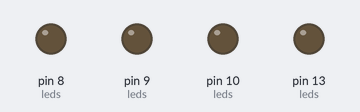
This sketch was run on a simulated Arduino Uno, built with avr-gcc and run on an emulated ATmega328P. Shown: output pins drawn as LEDs (lit = HIGH).

Above: at 0.12 s.
At 1.42 s:
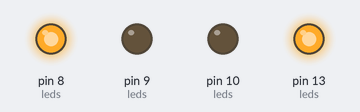
At 2.2 s:
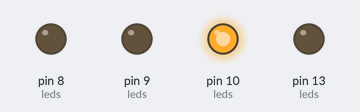
At 2.97 s:
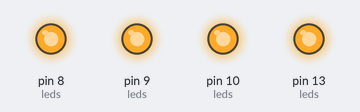
At 4.53 s:
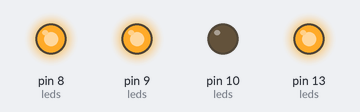
At 6.08 s:
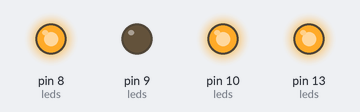
Timing chart, 0 to 6.7 s (numbered marks = the images above):
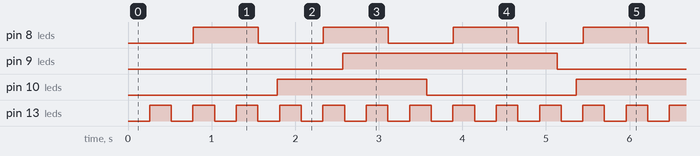

Measured:
- by itself, pin 8 (leds): alternates HIGH for 0.78 s and LOW for 0.78 s
- by itself, pin 9 (leds): alternates HIGH for 2.6 s and LOW for 2.6 s
- by itself, pin 10 (leds): alternates HIGH for 1.8 s and LOW for 1.8 s
- by itself, pin 13 (leds): alternates HIGH for 0.26 s and LOW for 0.26 s

The sketch:

bonus_ib1_generic_n_led.ino
```cpp
//Storing the info that are needed for a LED
struct ledtask
  {
   int pin;
   unsigned long interval, previoustime;
   bool state;
   };

ledtask leds[]=
{
  //Here, you can just add the required LED's info and then just practically implement them

  {8,778,0,LOW},
  {9,2567,0,LOW},
  {10,1787,0,LOW},
  {13,259,LOW}

};

const int led_count= sizeof(leds) / sizeof(leds[0]);

void setup()
{

  for(int i=0; i<led_count; i++){
    pinMode(leds[i].pin, OUTPUT);
    }
}


void loop()
{

  unsigned long currenttime=millis();

  for(int i=0; i<led_count; i++)
  {

    if(currenttime-leds[i].previoustime >= leds[i].interval)
    {

      leds[i].previoustime= currenttime;
      leds[i].state=!leds[i].state;
      digitalWrite(leds[i].pin,leds[i].state);
    }
  }
}
```
